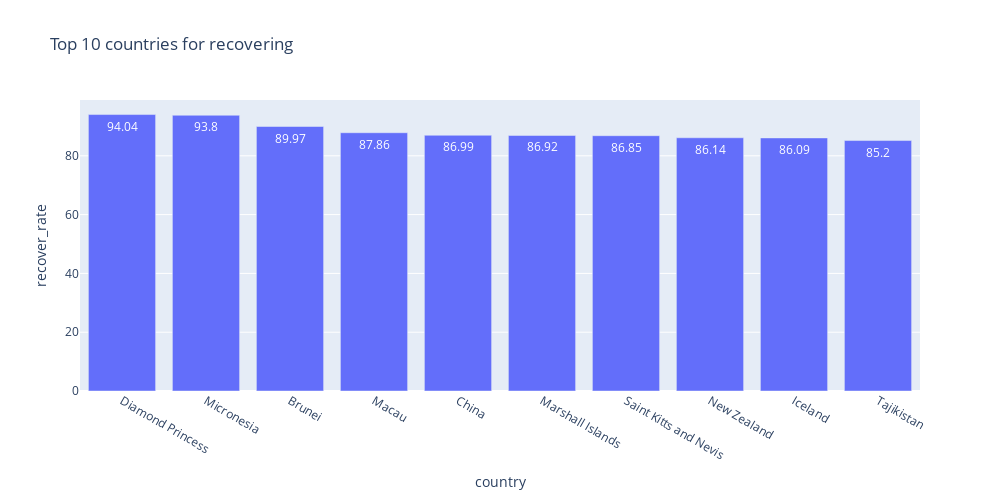

Notebook code for this chart:
### Code cell
#считаем средний процент выздоровлений для каждой страны
bar_data = covid_df.groupby(
    by=['country'], as_index=False
    )[['recover_rate']].mean().round(2).nlargest(10, columns=['recover_rate'])
#строим график
fig = px.bar(
    data_frame = bar_data,
    x = 'country',
    y = 'recover_rate',
    #color = 'country',
    text = 'recover_rate',
    orientation='v',
    height = 500,
    width = 1000,
    title = 'Top 10 countries for recovering'
)
fig.show()

### Figure 1 — Plotly figure (JSON) as saved in the notebook; plotly's stock layout.template omitted (floating-point values rounded to 4 significant figures)
{"data": [{"alignmentgroup": "True", "hovertemplate": "country=%{x}<br>recover_rate=%{text}<extra></extra>", "legendgroup": "", "marker": {"color": "#636efa", "pattern": {"shape": ""}}, "name": "", "offsetgroup": "", "orientation": "v", "showlegend": false, "text": [94.04, 93.8, 89.97, 87.86, 86.99, 86.92, 86.85, 86.14, 86.09, 85.2], "textposition": "auto", "type": "bar", "x": ["Diamond Princess", "Micronesia", "Brunei", "Macau", "China", "Marshall Islands", "Saint Kitts and Nevis", "New Zealand", "Iceland", "Tajikistan"], "xaxis": "x", "y": [94.04, 93.8, 89.97, 87.86, 86.99, 86.92, 86.85, 86.14, 86.09, 85.2], "yaxis": "y"}], "layout": {"barmode": "relative", "height": 500, "legend": {"tracegroupgap": 0}, "title": {"text": "Top 10 countries for recovering"}, "width": 1000, "xaxis": {"anchor": "y", "domain": [0, 1], "title": {"text": "country"}}, "yaxis": {"anchor": "x", "domain": [0, 1], "title": {"text": "recover_rate"}}}}
